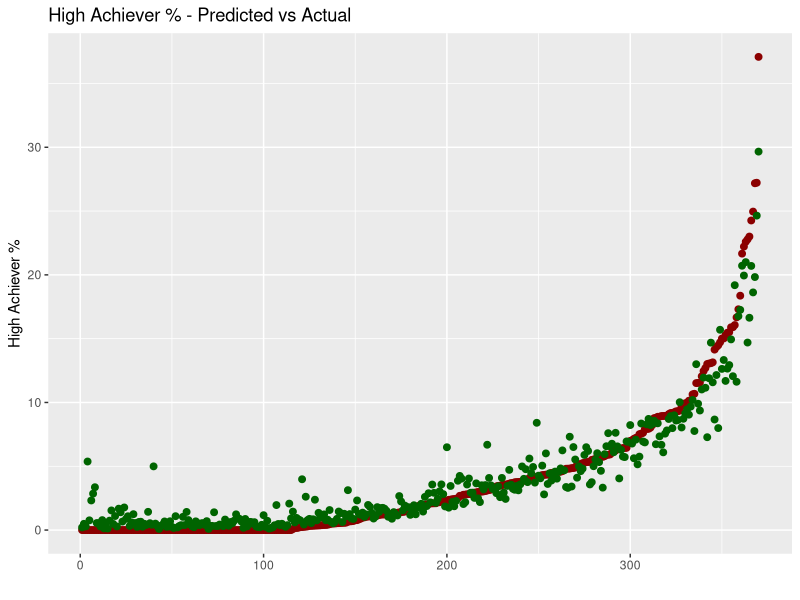
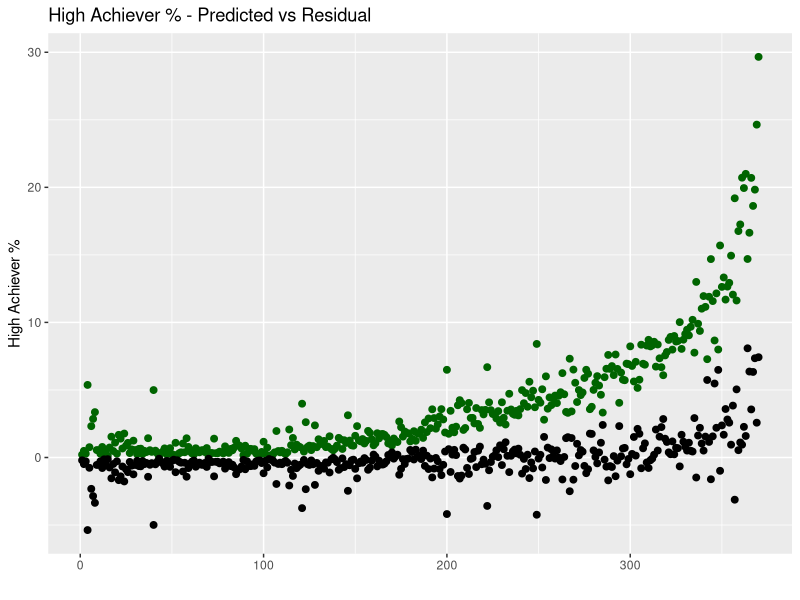
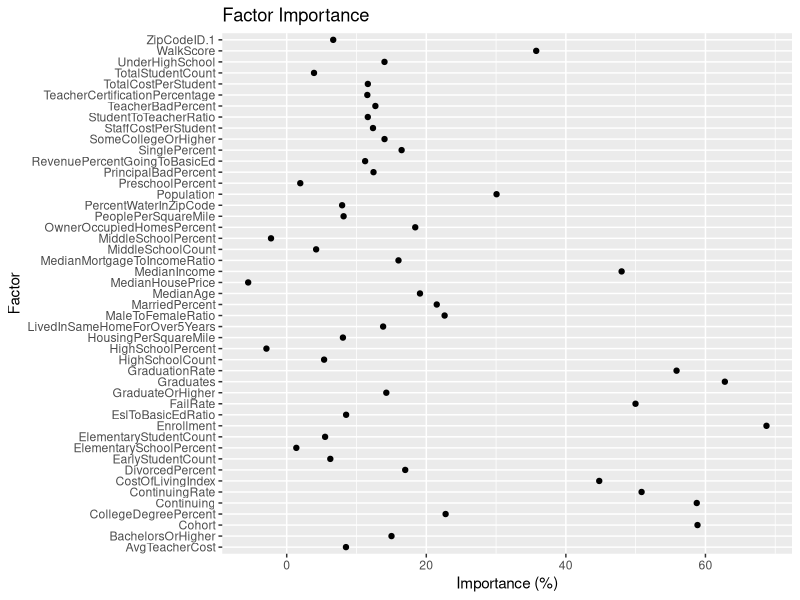
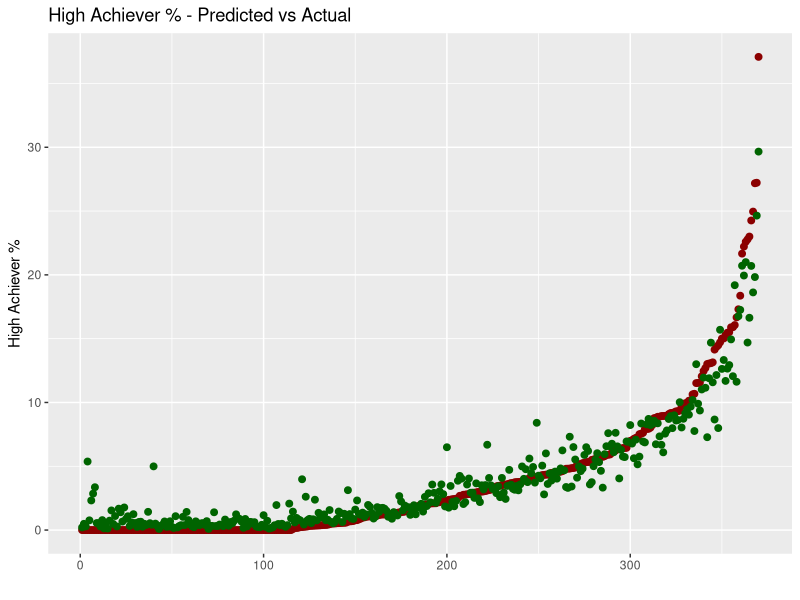
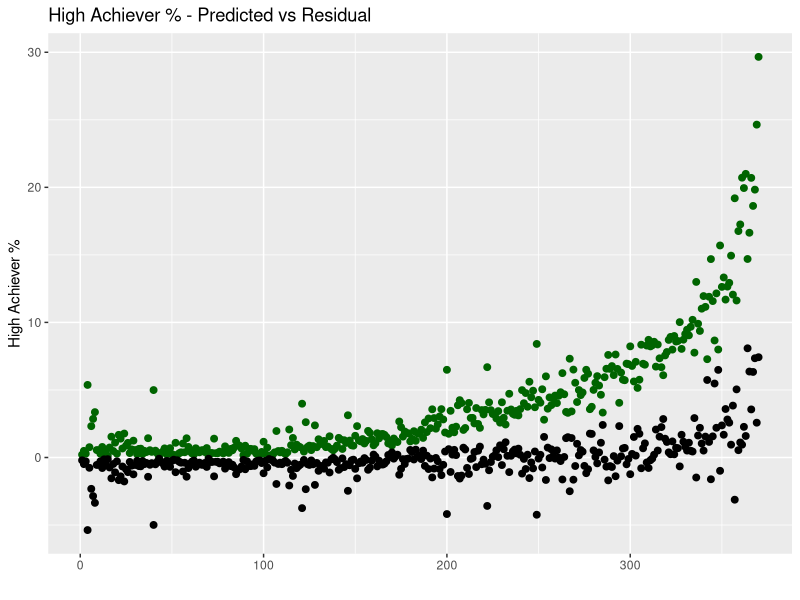
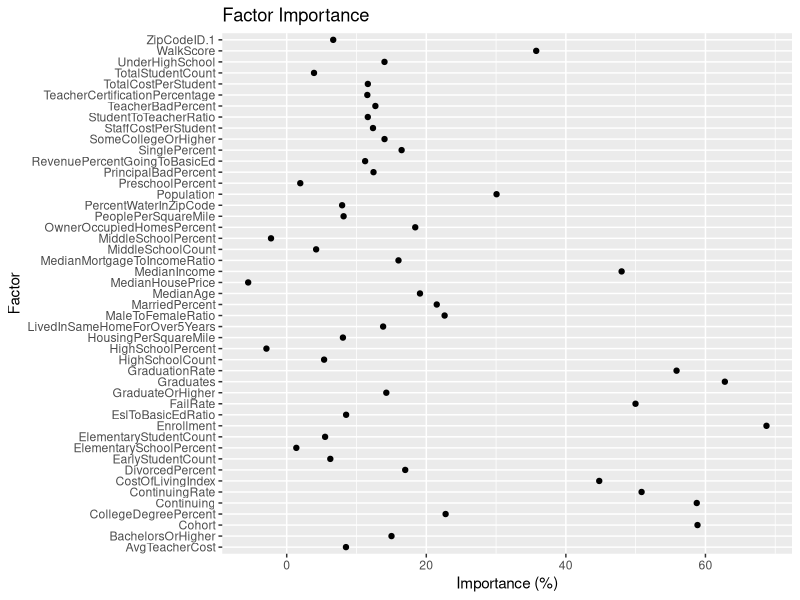

Recreate these plots in R, in order.
schools <- read.csv("SchoolDataForR-2013-01-11.csv")
#Order of operations
  # 1) Look at the data visually
  # 2) Look at the correlations. Make sure to use non-normal correlations. Use qqplots to look for data distribution
  # 3) Identify correlations to investigate further
  # 4) Random forest. Use it to predict the data.
#Histograms, KDEs of various columns


library(randomForest)
library(ggplot2)

#NOW, USE RANDOM FORESTS FOR PREDICTION AND IMPORTANCE EVALUATION
#ignore schoolname, schoolcity, latitude, longitude, zipcode, burglary, theft, cartheft, assault, rape, robbery

#ignore columns that are either just attributes (school name, latitude)
# or columns that are confounds (SAT, PSAT scores)
schools.df2 <- schools
schools.df2["SchoolName"] <- NULL
schools.df2["SchoolCity"] <- NULL
schools.df2["Latitude"] <- NULL
schools.df2["Longitude"] <- NULL
schools.df2["ZipCodeID"] <- NULL
schools.df2["Burglary"] <- NULL
schools.df2["Theft"] <- NULL
schools.df2["CarTheft"] <- NULL
schools.df2["Assault"] <- NULL
schools.df2["Rape"] <- NULL
schools.df2["Robbery"] <- NULL
schools.df2["Murder"] <- NULL
schools.df2["PropertyCrime"] <- NULL
schools.df2["ViolentCrime"] <- NULL
schools.df2["ProficientInMath"] <- NULL
schools.df2["ProficientInReading"] <- NULL
schools.df2["ProficientInReadingAndMath"] <- NULL
schools.df2["ChildrenInPovertyPercent"] <- NULL
schools.df2["AverageRentPrice"] <- NULL
schools.df2["District.name"] <- NULL
schools.df2["SchoolID"] <- NULL
schools.df2["PoorPercent"] <- NULL
schools.df2["TeacherPeerBadPercent"] <- NULL
schools.df2["APNumberOfTestTakers"] <- NULL
schools.df2["APTotalTestsTaken"] <- NULL
schools.df2["ApPercentOfSchoolInHardClasses"] <- NULL
schools.df2["APNumberOfHighScores"] <- NULL
schools.df2["SATCriticalReadingMean"] <- NULL
schools.df2["SATMathMean"] <- NULL
schools.df2["SATWritingMean"] <- NULL
schools.df2["PsatSophomoreNumberOfTestTakers"] <- NULL
schools.df2["PSATJuniorNumberOfTestTakers"] <- NULL
schools.df2["PSATSophomoreMathMean"] <- NULL
schools.df2["PSATSophomoreCriticalReadingMean"] <- NULL
schools.df2["PSATSophomoreWritingSkillsMean"] <- NULL
schools.df2["PSATJuniorCriticalReadingMean"] <- NULL
schools.df2["PSATJuniorMathMean"] <- NULL
schools.df2["PSATJuniorWritingSkillsMean"] <- NULL
schools.df2["TeacherPeerBadPercent"] <- NULL

#check the data
summary(schools.df2)

schools.model <- randomForest(ApGoodScoresPercentPerStudent ~ ., data=schools.df2, ntree=10000, localImp=TRUE, nPerm=3, proximity=TRUE, keep.forest=TRUE, importance=TRUE, na.action=na.omit )
  #runs in regression mode. 

str(schools.model)

schools.prediction <- predict(schools.model, newdata=schools.df2)
schools.prediction.diff <- as.data.frame(cbind(schools.prediction, schools.df2$ApGoodScoresPercentPerStudent))
schools.prediction.diff$RowNumber <- apply(schools.prediction.diff, 1, function(nrow) 0)
schools.prediction.diff$Delta <- apply(schools.prediction.diff, 1, function(nrow) 0)
schools.prediction.diff <- schools.prediction.diff[ order(schools.prediction.diff[,2], na.last=FALSE, decreasing=FALSE), ]

for (i in 1:nrow(schools.prediction.diff)) {
  schools.prediction.diff$RowNumber[i] <- i
}


summary(schools.prediction.diff)

names(schools.prediction.diff) <- c("Predicted", "Actual", "RowNumber", "Delta")

#the Delta is the residual
schools.prediction.diff["Delta"] <- schools.prediction.diff["Actual"] - schools.prediction.diff["Predicted"]


p <- NULL
p <- ggplot(data=schools.prediction.diff, aes(x=RowNumber, y=Actual*100)) +
  geom_point(colour="dark red", fill=NA, size=2) +
  geom_point(mapping=aes(x=RowNumber, y=Predicted*100), color="dark green", fill=NA, size=2) +
  labs (x="", y="High Achiever %", title="High Achiever % - Predicted vs Actual")
plot(p)
ggsave("HighAchiever-Predicted_vs_Actual.png")

p <- NULL
p <- ggplot(data=schools.prediction.diff, aes(x=RowNumber, y=Actual)) +
  geom_point(mapping=aes(x=RowNumber, y=Predicted*100), color="dark green", fill=NA, size=2) +
  geom_point(mapping=aes(x=RowNumber, y=Delta*100), color="black", fill=NA, size=2) +
  labs (x="", y="High Achiever %", title="High Achiever % - Predicted vs Residual ") 
plot(p)
ggsave("HighAchiever-Predicted_vs_Residual.png")


factor.importance <- importance(schools.model, type=1, scale=TRUE)
colnames(factor.importance) <- NULL

factor.importance.df <- as.data.frame(factor.importance)
names(factor.importance.df) <- c("Importance")
factor.importance.names <- row.names(factor.importance.df)
factor.importance.df <- as.data.frame(factor.importance.df[with(factor.importance.df, order(Importance, decreasing=TRUE)), ])
names(factor.importance.df) <- c("Importance")
row.names(factor.importance.df) <- factor.importance.names
factor.importance.df$name <- row.names(factor.importance.df)


qplot(data=factor.importance.df, y=name, x=Importance, xlab="Importance (%)", ylab="Factor", main="Factor Importance")
ggsave("factor_importance.png")

str(schools.model)
str(schools.prediction)

names(schools.prediction.diff)

cor(x=schools.prediction.diff$Actual, y=schools.prediction.diff$Predicted, method="spearman", use="pairwise.complete.obs")
  #0.933 - a 93% correlation. That's pretty impressive
cor.test(x=schools.prediction.diff$Actual, y=schools.prediction.diff$Predicted, method="spearman", exact=FALSE)
  #p-value: 2.2e-16
  #0.933